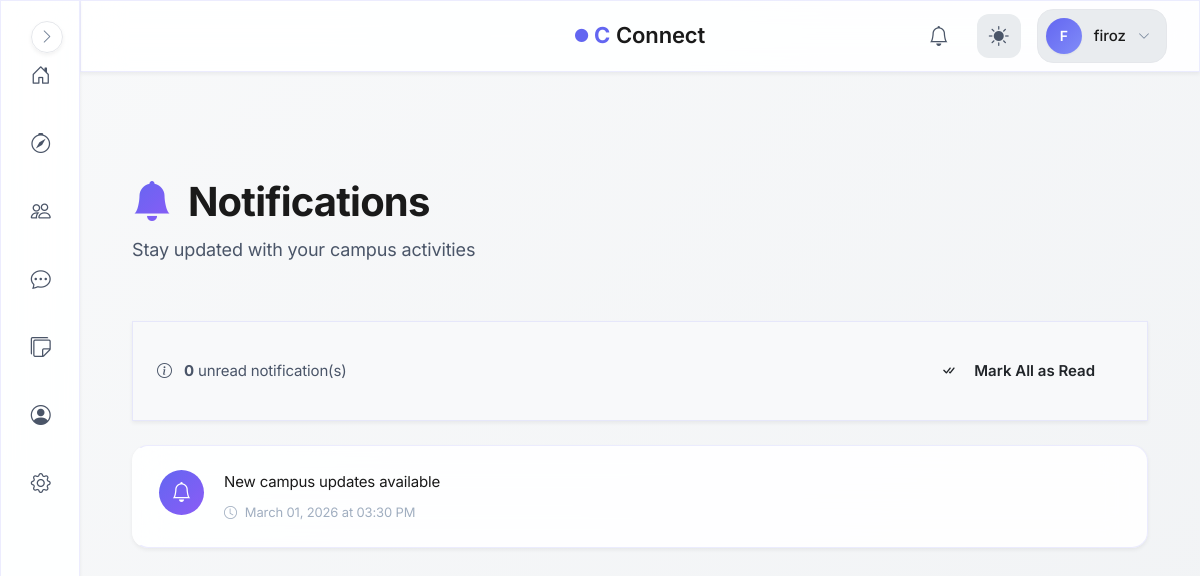
Page /notifications_list (signed in) on the committed database.
### models.py (models this page shows, shortened)
class User(UserMixin, db.Model):
    id = db.Column(db.Integer, primary_key=True, autoincrement=True)  # Unique identifier
    username = db.Column(db.String(100), nullable=False)  # Name of the user (later can add this unique if needed)
    email = db.Column(db.String(120), nullable=False, unique=True)  # Email of the user
    password = db.Column(db.String(200), nullable=False)  # Passwords not hashed yet (done in setup_db.py)
    created_at = db.Column(db.DateTime, default=db.func.now())  # Timestamp of account creation
    last_login = db.Column(db.DateTime, nullable=True)  # Timestamp of last login
    pass

class Notification(db.Model):
    id = db.Column(db.Integer, primary_key=True, autoincrement=True)
    user_id = db.Column(db.Integer, db.ForeignKey('user.id'), nullable=False)
    sender_id = db.Column(db.Integer, db.ForeignKey('user.id'), nullable=True)
    type = db.Column(db.String(30), nullable=False, default='general')
    ref_id = db.Column(db.Integer, nullable=True, index=True)  # ID of post/connection/etc
    message = db.Column(db.String(255), nullable=False)
    is_read = db.Column(db.Boolean, default=False)
    created_at = db.Column(db.DateTime, default=db.func.now())
    user = db.relationship('User', foreign_keys=[user_id], backref='notifications')
    sender = db.relationship('User', foreign_keys=[sender_id])

### blueprints/notifications/routes.py (the view)
@notifications.route('/notifications_list')
@login_required
def notifications_list():
    notifs = Notification.query.filter_by(user_id=current_user.id) \
                .order_by(Notification.created_at.desc()) \
                .all()
    return render_template('notifications/notif_list.html', notifs=notifs)

### blueprints/auth/__init__.py (called while the page is built)
@login_manager.user_loader
def load_user(user_id):
    from models import User  # Importing User model for querying  (import here to avoid circular imports)
    return User.query.get(int(user_id))

@auth.after_app_request
def add_header(response):
    if current_user.is_authenticated and request.blueprint == 'auth':
        response.headers['Cache-Control'] = 'no-store, no-cache, must-revalidate, post-check=0, pre-check=0, max-age=0'
        response.headers['Pragma'] = 'no-cache'
        response.headers['Expires'] = '-1'
    return response

### factory_helpers.py (called while the page is built, shortened)
def register_security_headers(app):
    @app.after_request
    def set_secure_headers(response):
        response.headers['Content-Security-Policy'] = (
            "default-src 'self'; "
            "img-src 'self' data: blob: https:; "# Allow external images
            "style-src 'self' 'unsafe-inline' https:; "# ADD https: for CDNs
            "script-src 'self' 'unsafe-inline' https:; "# ADD https: for JS
            "font-src 'self' https: data:; "# Google Fonts
            "connect-src 'self' https:;"  # ← ADD https: for CDNs/maps
        )
        response.headers['X-Content-Type-Options'] = 'nosniff'
        response.headers['X-Frame-Options'] = 'DENY'
        response.headers['Referrer-Policy'] = 'strict-origin-when-cross-origin'
        response.headers['Permissions-Policy'] = 'geolocation=(), microphone=()'
        return response

def to_ist(utc_dt):
    ist = pytz.timezone('Asia/Kolkata')
    return utc_dt.replace(tzinfo=pytz.utc).astimezone(ist)

def register_daily_cleanup(app):
    if not hasattr(app, "_last_notification_cleanup"):
        app._last_notification_cleanup = None
    @app.before_request
    def daily_cleanup():
        now = datetime.now(timezone.utc)
        last = getattr(app, "_last_notification_cleanup", None)
        if last is None or (now - last).days >= 1:
            from blueprints.notifications.service import cleanup_old_notifications
            deleted = cleanup_old_notifications()
            app.logger.info(f"Cleaned up {deleted} old notifications.")
            app._last_notification_cleanup = now

def register_profilevisit_cleanup(app):
    last_cleanup = {'t': 0}
    @app.before_request
    def cleanup_visits():
        now = time.time()
        if now - last_cleanup['t'] < 3600:  # run once every hour
            return

### blueprints/notifications/templates/notifications/notif_list.html (shortened to what this page needs)
{% extends "base.html" %}
{% block body %}
<div class="container py-4">
    <div class="notifications-header animate-on-scroll">
        <h1 class="notifications-title">
            <i class="bi bi-bell-fill me-2" style="background: linear-gradient(135deg, var(--primary-color), var(--accent-color)); -webkit-background-clip: text; -webkit-text-fill-color: transparent;"></i>
            Notifications
        </h1>
        <p class="notifications-subtitle">Stay updated with your campus activities</p>
    </div>
    {% if notifs %}
    <div class="notifications-actions glass-card animate-on-scroll">
        <div class="notif-stats">
            <i class="bi bi-info-circle me-2"></i>
            <strong>{{ notifs | selectattr("is_read", "equalto", False) | list | length }}</strong> unread notification(s)
        </div>
        <form method="POST" action="{{ url_for('notifications.mark_all_read') }}">
            <button class="btn btn-primary-custom btn-sm">
                <i class="bi bi-check-all me-2"></i>Mark All as Read
            </button>
        </form>
    </div>
    {% endif %}
    <div class="notifications-list">
        {% if notifs %}
            {% for n in notifs %}
            <div class="notif-item glass-card animate-on-scroll {{ '' if n.is_read else 'unread' }}">
                <div class="notif-content">
                    <div class="notif-icon">
                        <i class="bi bi-{{ 'person-plus' if 'connection' in n.message.lower() else 'bell' }}"></i>
                    </div>
                    <div class="notif-body">
                        <div class="notif-message">{{ n.message }}</div>
                        <div class="notif-time">
                            <i class="bi bi-clock"></i>
                            {{ to_ist(n.created_at).strftime('%B %d, %Y at %I:%M %p') }}
                        </div>
                    </div>
                </div>
            </div>
            {% endfor %}
        {% endif %}
    </div>
</div>
{% endblock %}

### templates/base.html (shortened to what this page needs)
<!DOCTYPE html>
<html lang="en">
<head>
    <link rel="stylesheet" href="https://cdn.jsdelivr.net/npm/bootstrap-icons@1.11.1/font/bootstrap-icons.css">
    <link href="https://cdn.jsdelivr.net/npm/bootstrap@5.3.2/dist/css/bootstrap.min.css" rel="stylesheet">
    <link rel="stylesheet" href="{{ url_for('static', filename='css/global.css') }}">
</head>
<body>
    {% if current_user.is_authenticated %}
        <aside class="sidebar glass-effect" id="sidebar">
            <nav class="sidebar__nav">
                <a href="{{ url_for('main.dashboard') }}" class="sidebar__link" data-tooltip="Dashboard">
                    <div class="sidebar__link-icon">
                        <i class="bi bi-house-door"></i>
                    </div>
                </a>
                <a href="{{ url_for('main.search_page') }}" class="sidebar__link" data-tooltip="Discover">
                    <div class="sidebar__link-icon">
                        <i class="bi bi-compass"></i>
                    </div>
                </a>
                <a href="{{ url_for('connections.connections_home') }}" class="sidebar__link" data-tooltip="Connections">
                    <div class="sidebar__link-icon">
                        <i class="bi bi-people"></i>
                    </div>
                </a>
                <a href="{{ url_for('messages.inbox') }}" class="sidebar__link" data-tooltip="Messages">
                    <div class="sidebar__link-icon">
                        <i class="bi bi-chat-dots"></i>
                    </div>
                </a>
                <a href="/campus-board" class="sidebar__link" data-tooltip="Messages">
                    <div class="sidebar__link-icon">
                        <i class="bi bi-stickies"></i>
                    </div>
                </a>
                <a href="{{ url_for('auth.profile') }}" class="sidebar__link" data-tooltip="Profile">
                    <div class="sidebar__link-icon">
                        <i class="bi bi-person-circle"></i>
                    </div>
                </a>
                <a href="{{ url_for('main.settings') }}" class="sidebar__link" data-tooltip="Settings">
                    <div class="sidebar__link-icon">
                        <i class="bi bi-gear"></i>
                    </div>
                </a>
            </nav>
            <button class="sidebar__toggle" id="sidebarToggle" aria-label="Toggle sidebar">
                <i class="bi bi-chevron-right"></i>
            </button>
        </aside>
        <header class="topbar glass-effect">
            <div class="topbar__container">
                <div class="topbar__center">
                    <a href="{{ url_for('main.home') }}" class="topbar__brand">
                        <span class="brand-icon-small">
                            <i class="bi bi-circle-fill"></i>
                        </span>
                        <span class="brand-c">C</span>
                        <span class="brand-text">Connect</span>
                    </a>
                </div>
                <div class="topbar__actions">
                    <a href="{{ url_for('notifications.notifications_list') }}" class="topbar__icon-btn" aria-label="Notifications">
                        <i class="bi bi-bell"></i>
                        {% set unread = current_user.notifications | selectattr("is_read", "equalto", False) | list %}
                    </a>
                    <button class="topbar__icon-btn topbar__theme-toggle" id="themeToggle" aria-label="Toggle theme">
                        <i class="bi bi-sun-fill" id="themeIcon"></i>
                    </button>
                    <div class="topbar__profile" id="profileDropdown">
                        <button class="topbar__profile-btn" aria-label="Profile menu">
                            <div class="topbar__avatar">
                                {{ current_user.username[0].upper() }}
                            </div>
                            <span class="topbar__username">{{ current_user.username }}</span>
                            <i class="bi bi-chevron-down topbar__profile-arrow"></i>
                        </button>
                    </div>
                </div>
            </div>
        </header>
    {% endif %}
    <main class="main-content">
        {% block body %}{% endblock %}
    </main>
</body>
</html>

### blueprints/notifications/templates/notifications/notif_list.html (style rules this page uses)
.notifications-header { padding: 2.5rem 0; }
.notifications-title { font-size: clamp(2rem, 4vw, 2.5rem); font-weight: 700; margin-bottom: 0.5rem; }
.notifications-subtitle { color: var(--text-secondary); font-size: 1.125rem; }
.notifications-actions { display: flex; justify-content: space-between; align-items: center; margin-bottom: 1.5rem; padding: 1.5rem; background: var(--bg-secondary); border-radius: var(--border-radius-md); }
.notif-stats { color: var(--text-secondary); font-size: 0.9375rem; }
.notif-item { padding: 1.5rem; margin-bottom: 1rem; transition: all 0.3s ease; border-left: 3px solid transparent; position: relative; }
.notif-content { display: flex; align-items: flex-start; gap: 1.25rem; }
.notif-icon { width: 45px; height: 45px; background: linear-gradient(135deg, var(--primary-color), var(--accent-color)); border-radius: 50%; display: flex; align-items: center; justify-content: center; font-size: 1.25rem; color: white; flex-shrink: 0; }
.notif-body { flex: 1; }
.notif-message { font-size: 0.9375rem; color: var(--text-primary); line-height: 1.6; margin-bottom: 0.5rem; }
.notif-time { font-size: 0.8125rem; color: var(--text-muted); display: flex; align-items: center; gap: 0.5rem; }

### rows in the picture
User: username "F", username "firoz"
Notification: message "New campus updates available", created_at "March 01, 2026 at 03:30 PM"

### other values in the picture
{{ notifs | selectattr("is_read", "equalto", False) | list | length }} "0"
